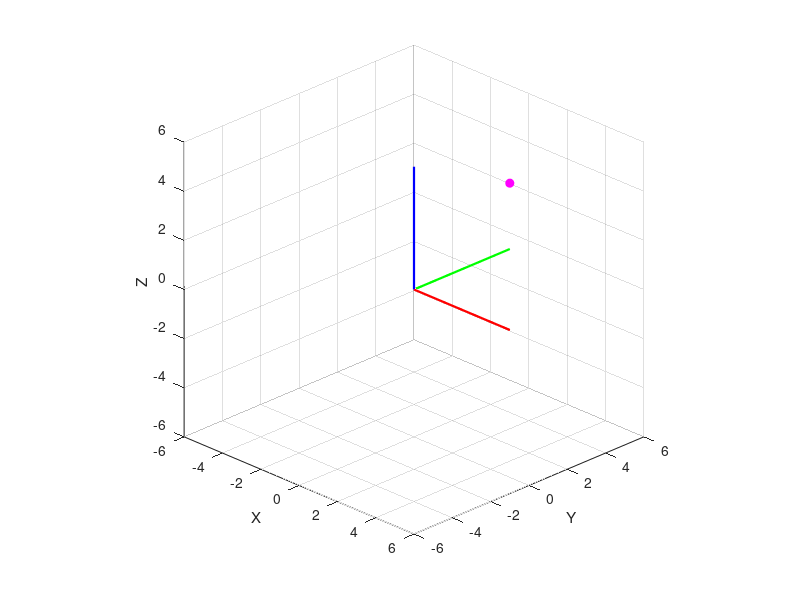

Write MATLAB code to recreate this figure. (Note: this script raises an error after producing the figure.)
clear; clc;close all;
pB = [2; 3; 4];
thetaEnd = pi/2;
N = 90;
thetas = linspace(0, thetaEnd, N);
figure(1); clf; hold on; grid on; axis equal;
xlabel('X'); ylabel('Y'); zlabel('Z');
xlim([-6 6]); ylim([-6 6]); zlim([-6 6]);
view(45, 25);
L = 5;
hAx = plot3([0 L],[0 0],[0 0],'r-','LineWidth',1.6);    % A_x
hAy = plot3([0 0],[0 L],[0 0],'g-','LineWidth',1.6);    % A_y
hAz = plot3([0 0],[0 0],[0 L],'b-','LineWidth',1.6);    % A_z
bx = plot3([0 L],[0 0],[0 0],'r--','LineWidth',1.2);
by = plot3([0 0],[0 0],[0 0],'g--','LineWidth',1.2);
bz = plot3([0 0],[0 0],[0 0],'b--','LineWidth',1.2);
hPath = plot3(nan, nan, nan, 'm-');
hPt   = plot3(nan, nan, nan, 'mo', 'MarkerFaceColor','m');
hTxt  = text(0,0,0,'','Color',[0.3 0 0.3],'FontSize',10,'HorizontalAlignment','left');
PA = zeros(3, N);
for k = 1:N
    th = thetas(k);
    R = [1 0 0;
         0 cos(th) -sin(th);
         0 sin(th)  cos(th)];
    pA = R * pB;
    PA(:,k) = pA;
    yb = R * [0;1;0];
    zb = R * [0;0;1];
    set(by,'XData',[0 L*yb(1)],'YData',[0 L*yb(2)],'ZData',[0 L*yb(3)]);
    set(bz,'XData',[0 L*zb(1)],'YData',[0 L*zb(2)],'ZData',[0 L*zb(3)]);
    set(hPt,  'XData',pA(1), 'YData',pA(2), 'ZData',pA(3));
    set(hPath,'XData',PA(1,1:k), 'YData',PA(2,1:k), 'ZData',PA(3,1:k));
    set(hTxt, 'Position', pA+0.2, 'String', sprintf('p_A = [%.2f, %.2f, %.2f]^T', pA));
    drawnow; pause(0.02);
end
pA_final = PA(:,end);
fprintf('旋转后点在参考系A中的坐标：[%g %g %g]^T\n', pA_final);
legend([hAx,hAy,hAz,bx,by,bz,hPt,hPath], ...
    {'A_x','A_y','A_z','B_x','B_y','B_z','p_A','轨迹'}, ...
    'Location','northeast');
